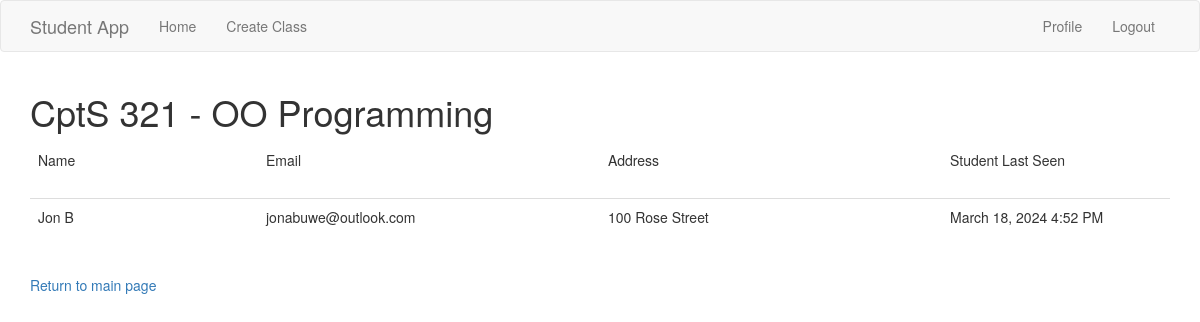
The app's page /roster/2 (signed in), older data.
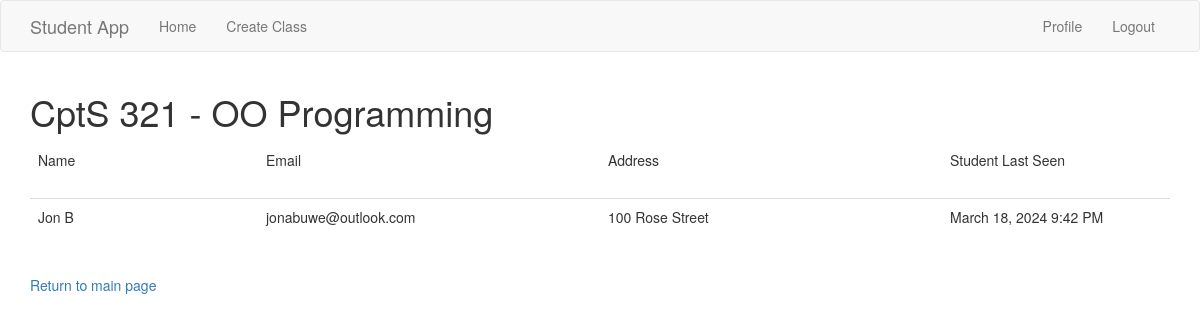
The same page, newer data.
### app/Model/models.py (models this page shows, shortened)
class Student(UserMixin, db.Model):
    id = db.Column(db.Integer, primary_key = True)
    username = db.Column(db.String(64), unique=True, index = True) #usernames are unique
    password_hash = db.Column(db.String(128))
    firstname = db.Column(db.String(100))
    lastname = db.Column(db.String(100))
    address = db.Column(db.String(120))
    email = db.Column(db.String(120), unique=True, index=True)
    last_seen = db.Column(db.DateTime, default=datetime.utcnow) # tracks time
    classes = db.relationship('Enrolled', back_populates = 'studentenrolled')
    majorofstudent = db.relationship('StudentMajor', back_populates='_student')

### app/Controller/routes.py (the view)
@routes_blueprint.route('/roster/<classid>', methods=['GET'])
@login_required
def roster(classid):
    theClass = Class.query.filter_by(id = classid).first()
    return render_template('roster.html', title='Class Roster', current_class = theClass)

### app/Model/models.py (called while the page is built)
@login.user_loader
def load_user(id):
    return Student.query.get(int(id))

### studentApp.py (called while the page is built, shortened)
@app.before_request
def initDB(*args, **kwargs):
    if app._got_first_request:
        db.create_all()

@app.before_request
def before_request():
    if current_user.is_authenticated:
        current_user.last_seen = datetime.utcnow()
        db.session.add(current_user)
        db.session.commit()

### app/View/templates/roster.html
{% extends "base.html" %}
{% block app_content %}
<h1>{{current_class.major}} {{current_class.coursenum}} - {{ current_class.title }}</h1>
<table class="table table-hover">
    <thead>
    <tr valign="bottom">
        <td width="20%"> Name </td>
        <td width="30%"> Email </td>
        <td width="30%"> Address </td>
        <td width="20%"> Student Last Seen </td>
    </tr>
    </thead>
</table>
{% for enrollment in current_class.roster %}
    {% set student = enrollment.studentenrolled %}
    {% include '_student.html' %}
{% endfor %}
<br>
<a href ="{{url_for('routes.index')}}" class = "button"> Return to main page </a>
{% endblock %}

### app/View/templates/_student.html
<table class="table table-hover">
    <tr valign = "middle">
        <td width="20%"> {{student.firstname}} {{student.lastname}} </td>
        <td width="30%"> {{student.email}} </td>
        <td width="30%"> {{student.address}} </td>
        <td width="20%"> {{moment(student.last_seen).format('LLL')}} </td>
    </tr>
</table>

Row changes from the older to the newer data that the page shows:
changed Student "Jon": last_seen "March 18, 2024 4:52 PM" → "March 18, 2024 9:42 PM"
